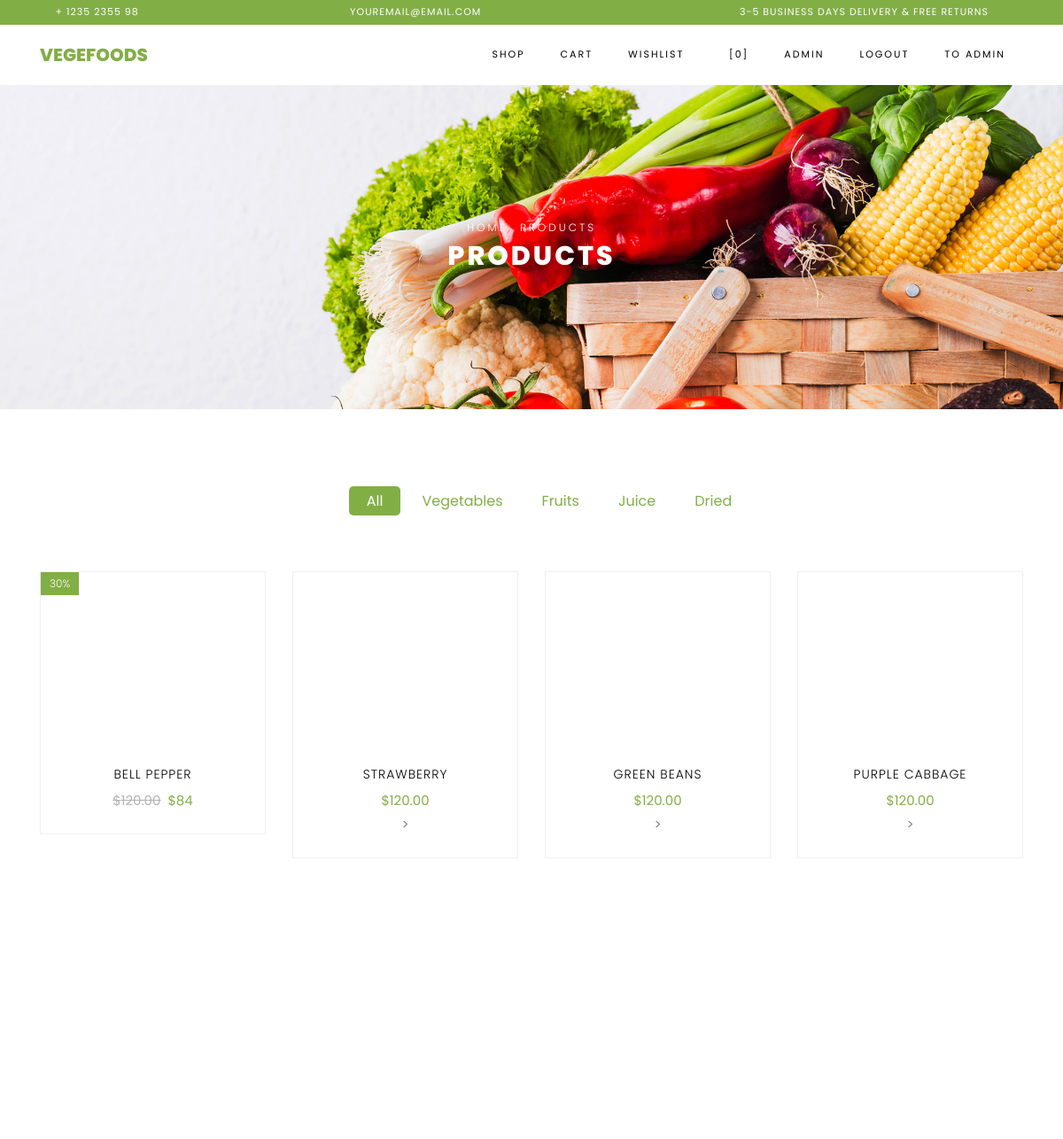
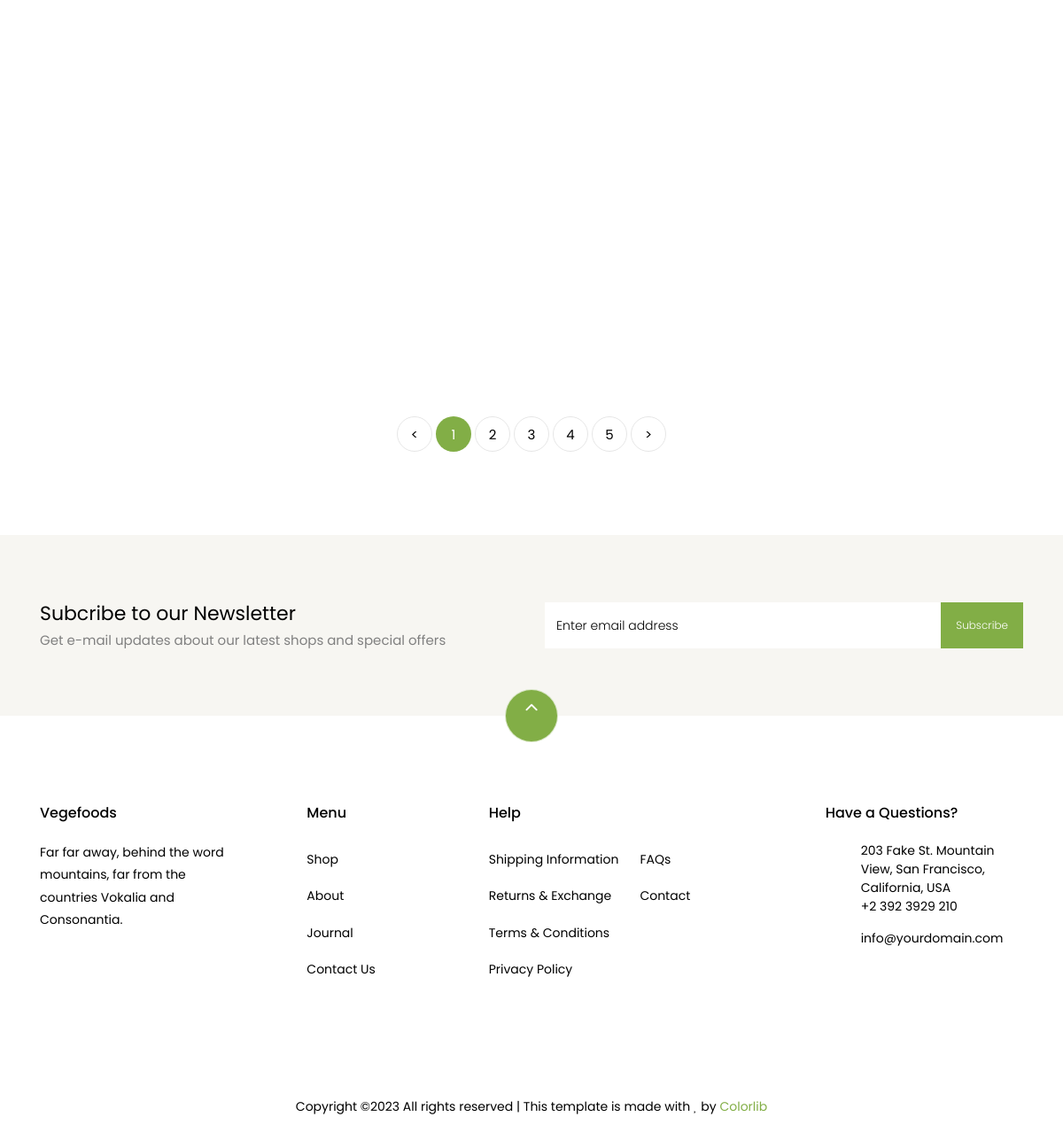
The app's page / (signed in) with its own data (2 pictures, top to bottom).
### store/models.py (models this page shows, shortened)
class Product(models.Model):
    name = models.CharField(max_length=255)
    description = models.TextField()
    price = models.DecimalField(max_digits=10, decimal_places=2)
    image = models.ImageField(upload_to='static/products/', null=True, blank=True)
    category = models.ForeignKey(Category, on_delete=models.CASCADE)
    created_time = models.DateTimeField(auto_now_add=True)
    updated_time = models.DateTimeField(auto_now=True)

### store/views.py (the view)
# urls.py: path('', ShopView.as_view(), name='shop'),
class ShopView(View):
    def get(self, request):
        discount_value = Case(When(discount__value__gte=0,
                                   discount__date_begin__lte=timezone.now(),
                                   discount__date_end__gte=timezone.now(),
                                   then=F('discount__value')),
                              default=0,
                              output_field=DecimalField(max_digits=10, decimal_places=2)
                              )
        price_with_discount = ExpressionWrapper(
            F('price') * (100.0 - F('discount_value')) / 100.0,
            output_field=DecimalField(max_digits=10, decimal_places=2)
        )
        products = Product.objects.annotate(
            discount_value=discount_value,
            price_before=F('price'),
            price_after=price_with_discount
        ).values('id', 'name', 'image', 'price_before', 'price_after',
                 'discount_value')
        return render(request, 'store/shop.html', {"data": products})

### store/templates/store/shop.html (shortened to what this page needs)
{% extends 'store/base.html' %}
{% load static %}
{% block content %}
     <div class="hero-wrap hero-bread" style="background-image: url({% static 'store/images/bg_1.jpg'%});">
      <div class="container">
        <div class="row no-gutters slider-text align-items-center justify-content-center">
          <div class="col-md-9 ftco-animate text-center">
          	<p class="breadcrumbs"><span class="mr-2"><a href="index.html">Home</a></span> <span>Products</span></p>
            <h1 class="mb-0 bread">Products</h1>
          </div>
        </div>
      </div>
    </div>
    <section class="ftco-section">
    	<div class="container">
    		<div class="row justify-content-center">
    			<div class="col-md-10 mb-5 text-center">
    				<ul class="product-category">
    					<li><a href="#" class="active">All</a></li>
    					<li><a href="#">Vegetables</a></li>
    					<li><a href="#">Fruits</a></li>
    					<li><a href="#">Juice</a></li>
    					<li><a href="#">Dried</a></li>
    				</ul>
    			</div>
    		</div>
    		<div class="row">
				{% for product in data %}
    			<div class="col-md-6 col-lg-3 ftco-animate">
    				<div class="product">
    					<a href="{% url 'store:product' product.id %}" class="img-prod"><img class="img-fluid" src="/{{ product.image }}" alt="Colorlib Template">
    						{% if product.discount_value %}
							<span class="status">{{product.discount_value}}%</span>
							{% endif %}
    					</a>
    					<div class="text py-3 pb-4 px-3 text-center">
    						<h3><a href="#">{{product.name}}</a></h3>
    						<div class="d-flex">
    							<div class="pricing">
									{% if product.discount_value %}
		    						<p class="price"><span class="mr-2 price-dc">${{product.price_before}}</span><span class="price-sale">${{product.price_after}}</span></p>
		    						{% else %}
									<p class="price"><span>${{product.price_before}}</span></p>>
									{% endif %}
								</div>
	    					</div>
    					</div>
    				</div>
    			</div>
				{% endfor %}
    		</div>
    		<div class="row mt-5">
          <div class="col text-center">
            <div class="block-27">
              <ul>
                <li><a href="#">&lt;</a></li>
                <li class="active"><span>1</span></li>
                <li><a href="#">2</a></li>
                <li><a href="#">3</a></li>
                <li><a href="#">4</a></li>
                <li><a href="#">5</a></li>
                <li><a href="#">&gt;</a></li>
              </ul>
            </div>
          </div>
        </div>
    	</div>
    </section>
		<section class="ftco-section ftco-no-pt ftco-no-pb py-5 bg-light">
      <div class="container py-4">
        <div class="row d-flex justify-content-center py-5">
          <div class="col-md-6">
          	<h2 style="font-size: 22px;" class="mb-0">Subcribe to our Newsletter</h2>
          	<span>Get e-mail updates about our latest shops and special offers</span>
          </div>
          <div class="col-md-6 d-flex align-items-center">
            <form action="#" class="subscribe-form">
              <div class="form-group d-flex">
                <input type="text" class="form-control" placeholder="Enter email address">
                <input type="submit" value="Subscribe" class="submit px-3">
              </div>
            </form>
          </div>
        </div>
      </div>
    </section>
{% endblock %}

### store/templates/store/base.html (shortened to what this page needs)
{% load static %}
<!DOCTYPE html>
<html lang="en">
{% block header %}
  <head>
    <link rel="stylesheet" href="{% static 'store/css/open-iconic-bootstrap.min.css'%}">
    <link rel="stylesheet" href="{% static 'store/css/animate.css'%}">
    <link rel="stylesheet" href="{% static 'store/css/owl.carousel.min.css'%}">
    <link rel="stylesheet" href="{% static 'store/css/owl.theme.default.min.css'%}">
    <link rel="stylesheet" href="{% static 'store/css/magnific-popup.css'%}">
    <link rel="stylesheet" href="{% static 'store/css/aos.css'%}">
    <link rel="stylesheet" href="{% static 'store/css/ionicons.min.css'%}">
    <link rel="stylesheet" href="{% static 'store/css/bootstrap-datepicker.css'%}">
    <link rel="stylesheet" href="{% static 'store/css/jquery.timepicker.css'%}">
    <link rel="stylesheet" href="{% static 'store/css/flaticon.css'%}">
    <link rel="stylesheet" href="{% static 'store/css/icomoon.css'%}">
    <link rel="stylesheet" href="{% static 'store/css/style.css'%}">
  </head>
  <body class="goto-here">
		<div class="py-1 bg-primary">
    	<div class="container">
    		<div class="row no-gutters d-flex align-items-start align-items-center px-md-0">
	    		<div class="col-lg-12 d-block">
		    		<div class="row d-flex">
		    			<div class="col-md pr-4 d-flex topper align-items-center">
					    	<div class="icon mr-2 d-flex justify-content-center align-items-center"><span class="icon-phone2"></span></div>
						    <span class="text">+ 1235 2355 98</span>
					    </div>
					    <div class="col-md pr-4 d-flex topper align-items-center">
					    	<div class="icon mr-2 d-flex justify-content-center align-items-center"><span class="icon-paper-plane"></span></div>
						    <span class="text">youremail@email.com</span>
					    </div>
					    <div class="col-md-5 pr-4 d-flex topper align-items-center text-lg-right">
						    <span class="text">3-5 Business days delivery &amp; Free Returns</span>
					    </div>
				    </div>
			    </div>
		    </div>
		  </div>
    </div>
    <nav class="navbar navbar-expand-lg navbar-dark ftco_navbar bg-dark ftco-navbar-light" id="ftco-navbar">
	    <div class="container">
	      <a class="navbar-brand" href="#">Vegefoods</a>
	      <div class="collapse navbar-collapse" id="ftco-nav">
	        <ul class="navbar-nav ml-auto">
              	<li class="nav-item"><a class="nav-link" href="{% url 'store:shop' %}">Shop</a></li>
                <li class="nav-item"><a class="nav-link" href="{% url 'store:cart' %}">Cart</a></li>
                <li class="nav-item"><a class="nav-link" href="{% url 'store:wishlist' %}">Wishlist</a></li>
	          <li class="nav-item cta cta-colored"><a href="{% url 'store:cart' %}" class="nav-link"><span class="icon-shopping_cart"></span>[0]</a></li>
	            {% if request.user.is_authenticated %}
                <li class="nav-item"><a class="nav-link">{{request.user.username}}</a></li>
                <li class="nav-item"><a class="nav-link" href="{% url 'login:logout' %}">Logout</a></li>
                   {% if  request.user.is_staff %}
                   <li class="nav-item"><a class="nav-link" href="/admin/">To Admin</a></li>
                   {% endif %}
                {% else %}
                <li class="nav-item"><a class="nav-link" href="{% url 'login:login' %}">Login</a></li>
                {% endif %}
	        </ul>
	      </div>
	    </div>
	  </nav>
{% endblock %}
{% block content %}
{% endblock %}
{% block footer %}
    <footer class="ftco-footer ftco-section">
      <div class="container">
      	<div class="row">
      		<div class="mouse">
						<a href="#" class="mouse-icon">
							<div class="mouse-wheel"><span class="ion-ios-arrow-up"></span></div>
						</a>
					</div>
      	</div>
        <div class="row mb-5">
          <div class="col-md">
            <div class="ftco-footer-widget mb-4">
              <h2 class="ftco-heading-2">Vegefoods</h2>
              <p>Far far away, behind the word mountains, far from the countries Vokalia and Consonantia.</p>
              <ul class="ftco-footer-social list-unstyled float-md-left float-lft mt-5">
              </ul>
            </div>
          </div>
          <div class="col-md">
            <div class="ftco-footer-widget mb-4 ml-md-5">
              <h2 class="ftco-heading-2">Menu</h2>
              <ul class="list-unstyled">
                <li><a href="#" class="py-2 d-block">Shop</a></li>
                <li><a href="#" class="py-2 d-block">About</a></li>
                <li><a href="#" class="py-2 d-block">Journal</a></li>
                <li><a href="#" class="py-2 d-block">Contact Us</a></li>
              </ul>
            </div>
          </div>
          <div class="col-md-4">
             <div class="ftco-footer-widget mb-4">
              <h2 class="ftco-heading-2">Help</h2>
              <div class="d-flex">
	              <ul class="list-unstyled mr-l-5 pr-l-3 mr-4">
	                <li><a href="#" class="py-2 d-block">Shipping Information</a></li>
	                <li><a href="#" class="py-2 d-block">Returns &amp; Exchange</a></li>
	                <li><a href="#" class="py-2 d-block">Terms &amp; Conditions</a></li>
	                <li><a href="#" class="py-2 d-block">Privacy Policy</a></li>
	              </ul>
	              <ul class="list-unstyled">
	                <li><a href="#" class="py-2 d-block">FAQs</a></li>
	                <li><a href="#" class="py-2 d-block">Contact</a></li>
	              </ul>
	            </div>
            </div>
          </div>
          <div class="col-md">
            <div class="ftco-footer-widget mb-4">
            	<h2 class="ftco-heading-2">Have a Questions?</h2>
            	<div class="block-23 mb-3">
	              <ul>
	                <li><span class="icon icon-map-marker"></span><span class="text">203 Fake St. Mountain View, San Francisco, California, USA</span></li>
	                <li><a href="#"><span class="icon icon-phone"></span><span class="text">+2 392 3929 210</span></a></li>
	                <li><a href="#"><span class="icon icon-envelope"></span><span class="text">info@yourdomain.com</span></a></li>
	              </ul>
	            </div>
            </div>
          </div>
        </div>
        <div class="row">
          <div class="col-md-12 text-center">
            <p>
						  Copyright &copy;<script>document.write(new Date().getFullYear());</script> All rights reserved | This template is made with <i class="icon-heart color-danger" aria-hidden="true"></i> by <a href="https://colorlib.com" target="_blank">Colorlib</a>
						</p>
          </div>
        </div>
      </div>
    </footer>
{% endblock %}
  </body>
</html>

### store/static/store/css/icomoon.css (style rules this page uses)
[class^="icon-"], [class*=" icon-"] { font-family: 'icomoon' !important; speak: none; font-style: normal; font-weight: normal; font-variant: normal; text-transform: none; line-height: 1; -webkit-font-smoothing: antialiased; -moz-osx-font-smoothing: grayscale; }
.icon-heart:before { content: "\f004"; }
.icon-map-marker:before { content: "\f041"; }
.icon-phone:before { content: "\f095"; }
.icon-envelope:before { content: "\f0e0"; }
.icon-paper-plane:before { content: "\f1d8"; }
.icon-phone2:before { content: "\e0cd"; }
.icon-shopping_cart:before { content: "\e8cc"; }

### records on screen
Product: discount_value "30", name "BELL PEPPER", price_before "120.00", price_after "84"
Product: name "STRAWBERRY", price_before "120.00"
Product: name "GREEN BEANS", price_before "120.00"
Product: name "PURPLE CABBAGE", price_before "120.00"

### other values on screen
{{ request.user.username }} "ADMIN"
